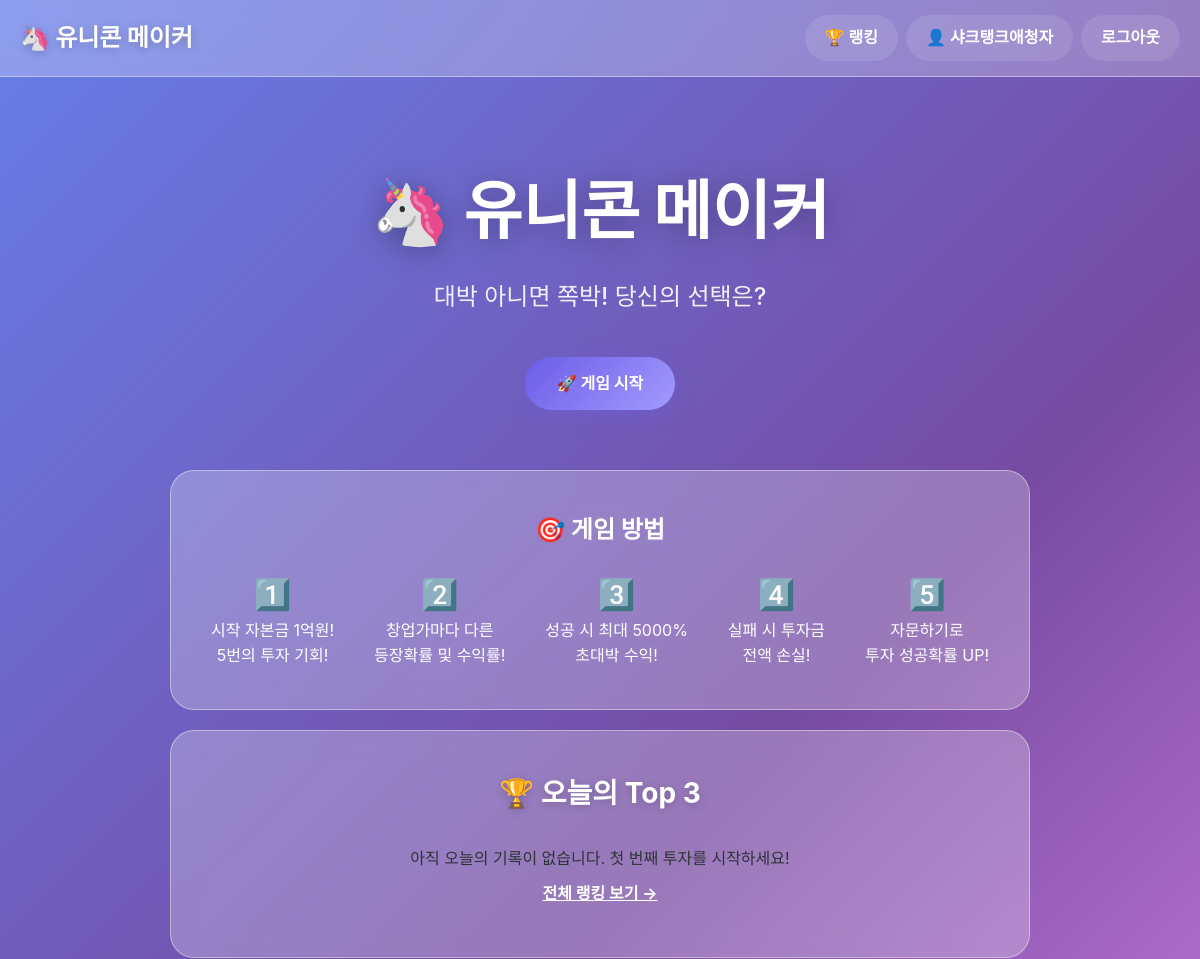
The page / (signed in, upper part) on the database as committed earlier.
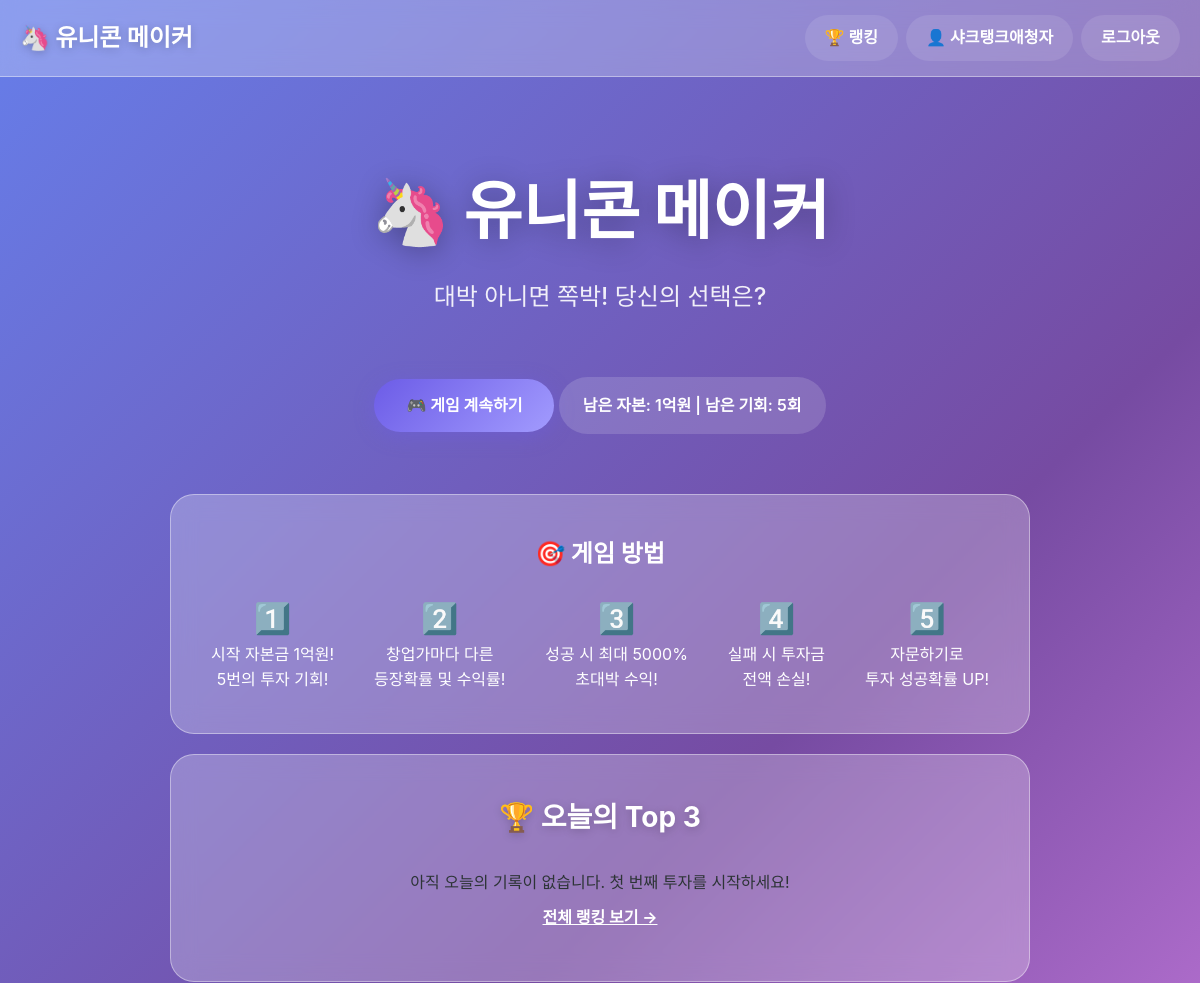
The same page on the database as committed later.
### game/models.py (models this page shows, shortened)
class GameSession(models.Model):
    user = models.ForeignKey(
        User,
        on_delete=models.CASCADE,
        related_name='game_sessions',
        verbose_name='플레이어'
    )
    current_capital = models.BigIntegerField(
        default=10000,  # 만원 단위, 1억 = 10000
        verbose_name='현재 자본금(만원)'
    )
    remaining_chances = models.IntegerField(
        default=5,
        verbose_name='남은 기회'
    )
    is_finished = models.BooleanField(
        default=False,
        verbose_name='종료 여부'
    )
    final_profit_rate = models.FloatField(
        null=True,
        blank=True,
        verbose_name='최종 수익률(%)'
    )
    created_at = models.DateTimeField(
        auto_now_add=True,
        verbose_name='생성 시간'
    )
    remaining_reroles = models.IntegerField(
        default=5,
        verbose_name='남은 패스 횟수'
    )

### game/views.py (the view)
# urls.py: path('', views.main_view, name='main'),
def main_view(request):
    top3 = get_top3()
    context = {
        'top3': top3,
    }
    if request.user.is_authenticated:
        active_session = GameSession.objects.filter(
            user=request.user,
            is_finished=False
        ).first()
        context['active_session'] = active_session
    return render(request, 'game/main.html', context)

### game/templatetags/number_filters.py (called while the page is built)
@register.filter
def korean_currency(value):
    try:
        value = int(value)
    except (ValueError, TypeError):
        return value
    if value == 0:
        return "0원"
    jo = value // 100000000  # 조
    remainder = value % 100000000
    eok = remainder // 10000  # 억
    man = remainder % 10000  # 만
    parts = []
    if jo > 0:
        parts.append(f"{jo:,}조")
    if eok > 0:
        parts.append(f"{eok:,}억")
    if man > 0:
        parts.append(f"{man:,}만원")
    elif parts:  # 억/조가 있는데 만원 단위가 0이면
        parts[-1] += "원"
    return " ".join(parts) if parts else "0원"

### game/views.py (called while the page is built)
def get_top3():
    today = timezone.now().date()
    top3 = GameSession.objects.filter(
        is_finished=True,
        created_at__date=today
    ).order_by('-final_profit_rate')[:3]
    return top3

### templates/game/main.html (shortened to what this page needs)
{% extends 'game/base.html' %}
{% load static %}
{% load number_filters %}
{% block content %}
<div class="main-page">
    <section class="hero">
        <h1>🦄 유니콘 메이커</h1>
        <p class="slogan">대박 아니면 쪽박! 당신의 선택은?</p>
        {% if user.is_authenticated %}
            {% if active_session %}
                <a href="{% url 'game:play' session_id=active_session.pk %}" class="btn btn-primary" onclick="showLoading()">
                    🎮 게임 계속하기
                </a>
                <p class="session-info">
                    남은 자본: {{ active_session.current_capital|korean_currency }} |
                    남은 기회: {{ active_session.remaining_chances }}회
                </p>
            {% else %}
                <a href="{% url 'game:game_start' %}" class="btn btn-primary" onclick="showLoading()">
                    🚀 게임 시작
                </a>
            {% endif %}
        {% else %}
            <a href="{% url 'game:login' %}" class="btn btn-primary">로그인하고 시작</a>
            <a href="{% url 'game:signup' %}" class="btn btn-secondary">회원가입</a>
        {% endif %}
    </section>
    <div class="main-grid">
        <section class="how-to-play">
            <h2>🎯 게임 방법</h2>
            <div class="how-to-play2">
                <p><span class="emoji-number">1️⃣</span>시작 자본금 1억원!<br>5번의 투자 기회!</p>
                <p><span class="emoji-number">2️⃣</span>창업가마다 다른<br>등장확률 및 수익률!</p>
                <p><span class="emoji-number">3️⃣</span>성공 시 최대 5000%<br>초대박 수익!</p>
                <p><span class="emoji-number">4️⃣</span>실패 시 투자금<br>전액 손실!</p>
                <p><span class="emoji-number">5️⃣</span>자문하기로<br>투자 성공확률 UP!</p>
            </div>
        </section>
        <section class="top3-section">
            <h2>🏆 오늘의 Top 3</h2>
            {% if top3 %}
                <div class="top3-list">
                    {% for session in top3 %}
                    <div class="top3-item rank-{{ forloop.counter }}">
                        <span class="rank">{{ forloop.counter }}</span>
                        <div class="profile-image">
                        {% if user.img_profile %}
                            <img src="{{ user.img_profile.url }}" alt="프로필 이미지">
                        {% else %}
                            <div class="default-avatar">👤</div>
                        {% endif %}
                        </div>
                        <span class="nickname">{{ session.user.nickname }}</span>
                        <span class="profit {% if session.final_profit_rate >= 0 %}positive{% else %}negative{% endif %}">{{ session.final_profit_rate|floatformat:1 }}%</span>
                    </div>
                    {% endfor %}
                </div>
            {% else %}
                <p>아직 오늘의 기록이 없습니다. 첫 번째 투자를 시작하세요!</p>
            {% endif %}
            <a href="{% url 'game:ranking' %}" class="btn btn-link">전체 랭킹 보기 →</a>
        </section>
    </div>
</div>
{% endblock %}

Rows that differ between the two databases and show on the page:
added GameSession: current_capital|korean_currency "1억원", remaining_chances "5"
Other text that changed with them:
text no longer shown: "🚀 게임 시작"
text now shown: "🎮 게임 계속하기 남은 자본: | 남은 기회: 회"
